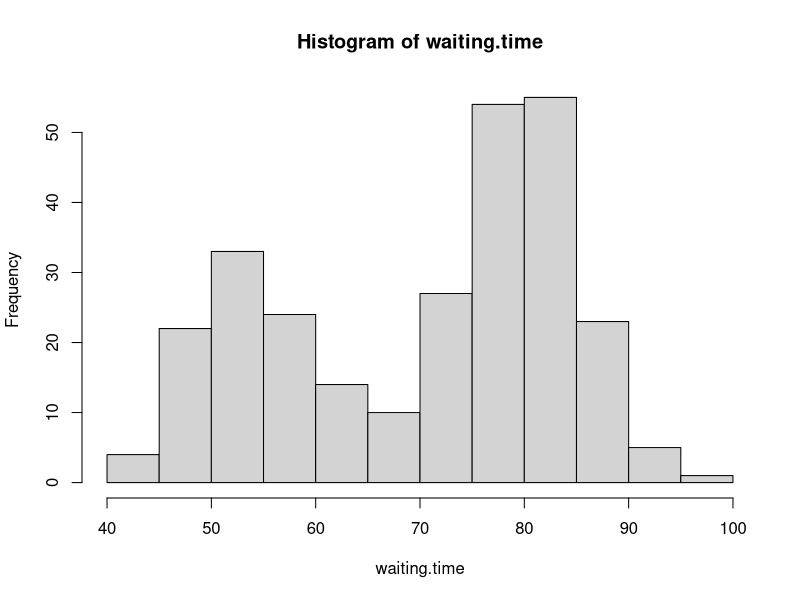

Generate this figure with R:
# Heath Blackmon
# coleoguy@gmail.com
# This script explores the frequency of eruptions at the Old Faithful geyser
# 28 Jan 2016

# ok lets write a function that we will need
Mode <- function(x) {
  ux <- unique(x) # finds the unique values of x
  ux[which.max(tabulate(match(x, ux)))] # counts the unique occurances in x
}

# get our data
data("faithful")

# lets take a look at our data
head(faithful)

# it looks like we want the information from column 3
waiting.time <- faithful[ ,2]

# lets determine the most frequent waiting time
mode(waiting.time)
# that was a weird result lets figure out what went wrong

# we can see what the function mode does
help(mode)

# now we can use our own Mode function
Mode(waiting.time)

# lets look at our data to make sure we aren't missing anything
hist(waiting.time)
# good thing we did it looks like it is multimodal
